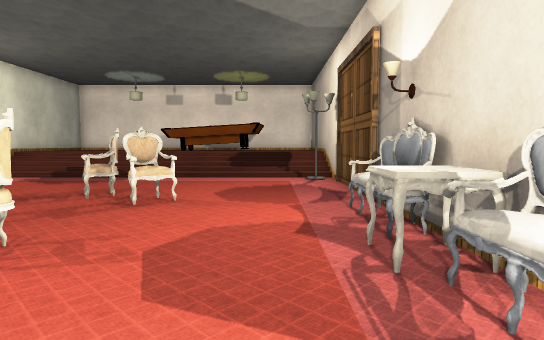
view 1 (above)

15 first-person views from a walk through a 3-D level made in the Unity game engine. The camera is 1.3 m above the floor, tilts 4° down and sees 75° across. The floor is counted in squares, 1 m on a side. Each view is taken from the middle of a square. On the plan, view 1 faces up. The plan holds only what a view shows up to about 15 squares ahead; the rest is blank. Some surface patterns are stand-ins.

view 2
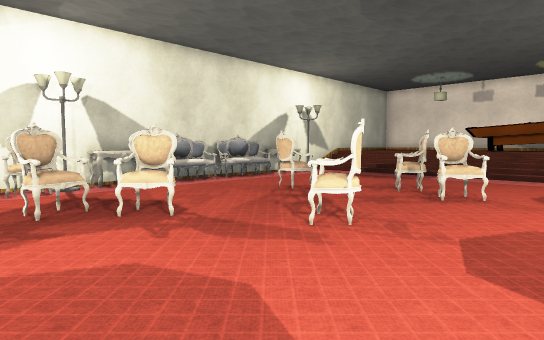

view 3
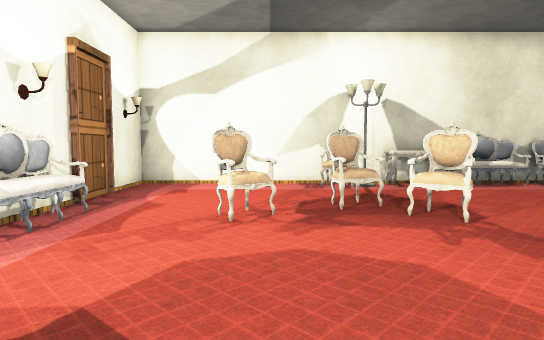

view 4
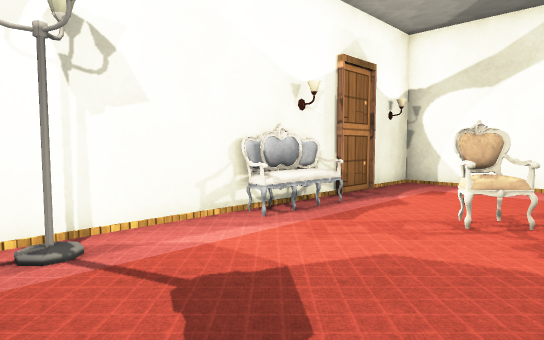

view 5
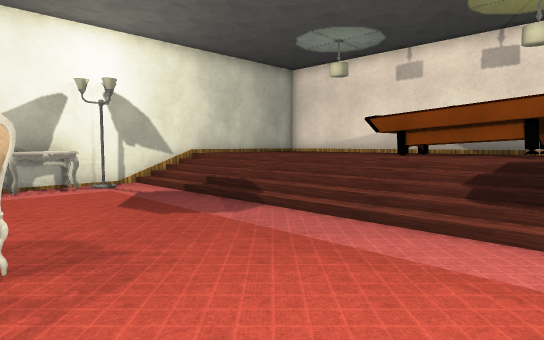

view 6
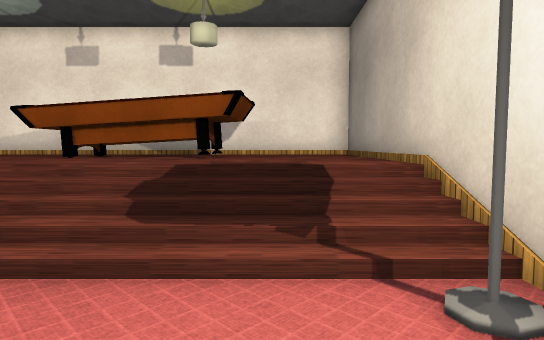

view 7
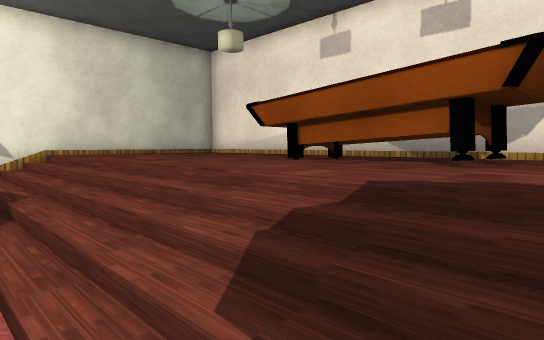

view 8
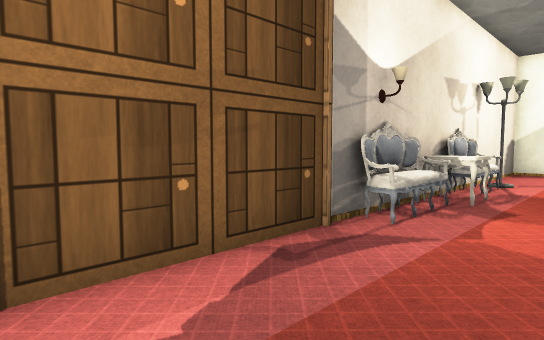

view 9
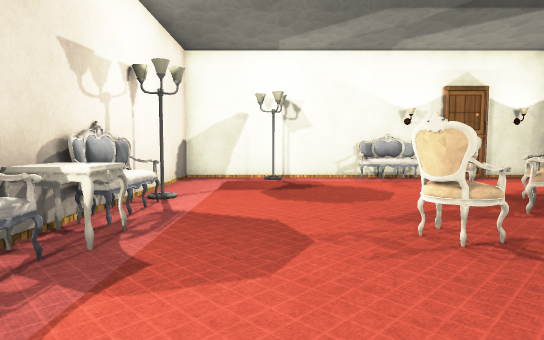

view 10
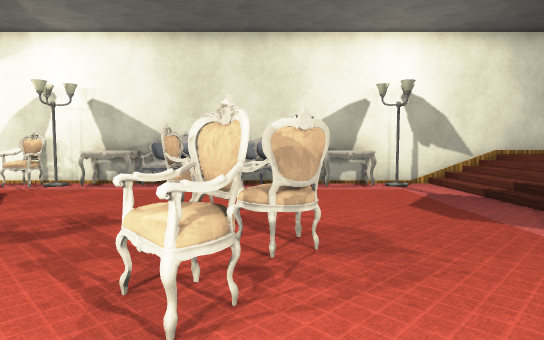

view 11
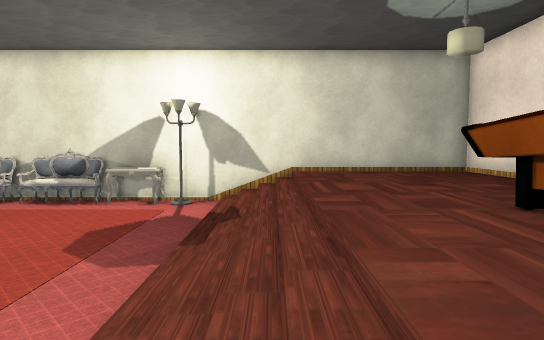

view 12
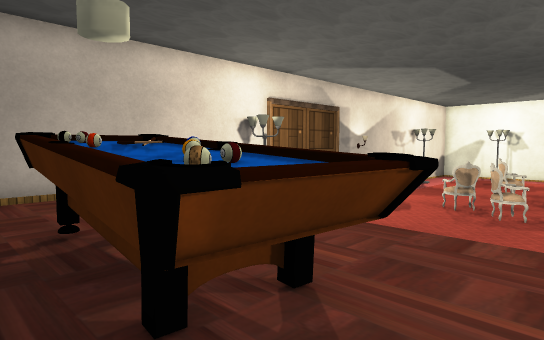

view 13
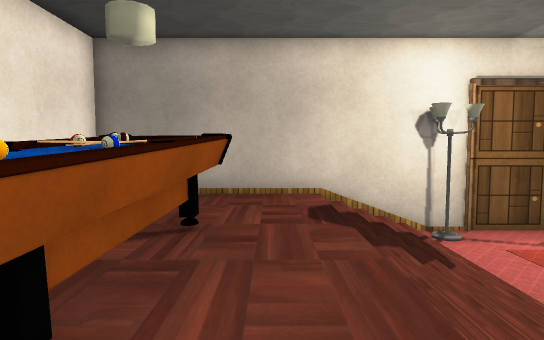

view 14
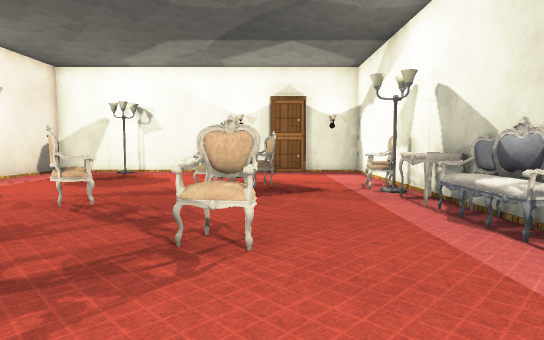

view 15
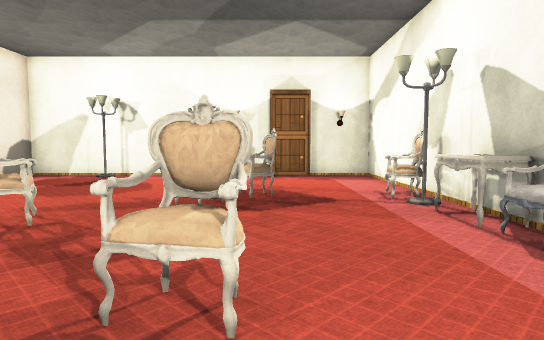

### Floor plan
Key: @ floor where view 1 was taken; # wall or solid block; . main floor; : floor 1 m higher than the main floor; / step, stairs or slope; L lamp; T table; O other object.
Columns run from 12 left of view 1 to 3 right of it. Each row starts with its distance up from view 1.
 23 ################
 22 #::::::::::::::#
 21 #:::::TTTTTT:::#
 20 #:::::TTTTTT:::#
 19 #:::::TTTTTT:::#
 18 #::::::::::::::#
 17 #::::::::::::::#
 16 #//////////////#
 15 #//////////////#
 14 #.............L#
 13 #L............##
 12 OO.............#
 11 OO.............#
 10 O......O.......#
  9 O......OOO.....#
  8 #O..O....OO....#
  7 O...OO........O#
  6 O.............O#
  5 #.......O.....O#
  4 OO......OO...OO#
  3 #O...O........O#
  2 #L...OO.......O#
  1 #O..OO........O#
  0 #...OO......@.L#
 -1 #....O.........#
 -2 #....OO........#
 -3 #..............#
 -4 #..............#
 -5 #...#OOO...L...#
 -6 ################

Where each view was taken, in squares from view 1:
view 1: 0 up, 0 right, facing up
view 2: 1 down, 0 right, facing up-left
view 3: 1 down, 0 right, facing left
view 4: 0 up, 0 right, facing down-left
view 5: 9 up, 0 right, facing up-left
view 6: 11 up, 0 right, facing up
view 7: 14 up, 0 right, facing up-left
view 8: 13 up, 1 left, facing down-right
view 9: 9 up, 1 left, facing down
view 10: 9 up, 0 right, facing left
view 11: 16 up, 0 right, facing left
view 12: 22 up, 7 left, facing down-right
view 13: 18 up, 7 left, facing right
view 14: 12 up, 8 left, facing down
view 15: 10 up, 8 left, facing down
